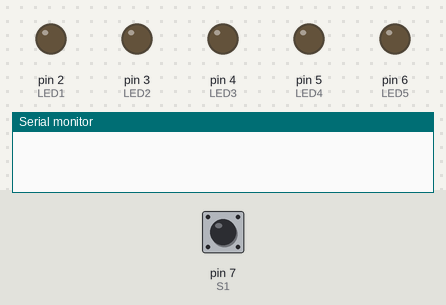
Bench run of a sketch on a simulated Arduino Uno, built with avr-gcc and run on an emulated ATmega328P. Shown: output pins drawn as LEDs (lit = HIGH), the last lines printed to the serial monitor. Dashed ring = blinking. The test bench sets the inputs (shaded band); at power-on: pin 7 (S1) HIGH.

Above: at 0.1 s.
At 1.2 s:
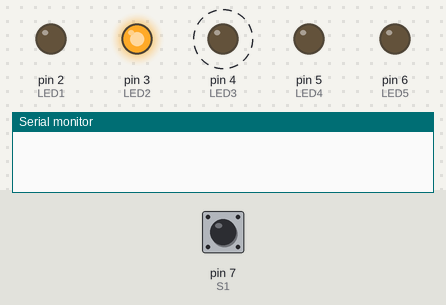
1.3 s: pin 7 (S1) pulsed LOW 2 times (0.12 s each, 0.3 s apart)
At 1.72 s:
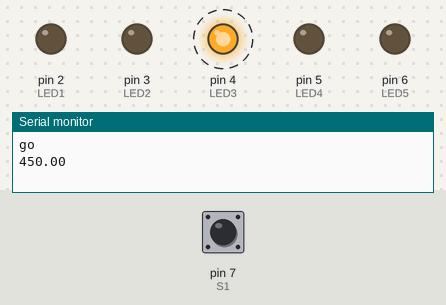
Timing chart, 0 to 10.3 s (numbered marks = the images above; inputs shaded):
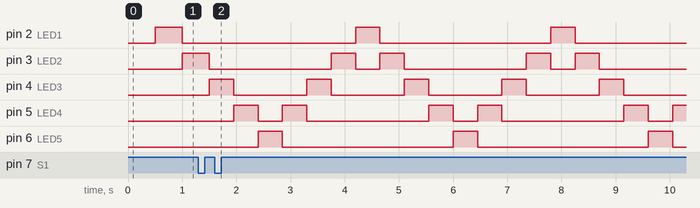

The sketch:

Les_5.ino
```cpp
#define LED1 2
#define LED2 3
#define LED3 4
#define LED4 5
#define LED5 6
#define S1 7

long timer = 0;
float timerdelay = 500;
int x = 1;
int y = 0;


void setup() {
  pinMode(LED1, OUTPUT);
  pinMode(LED2, OUTPUT);
  pinMode(LED3, OUTPUT);
  pinMode(LED4, OUTPUT);
  pinMode(LED5, OUTPUT);
  pinMode(S1, INPUT_PULLUP);
  Serial.begin(115200);
}

void loop() {
  if (millis() >= timer + timerdelay) {


    if (x == 1) {
      digitalWrite(LED1, HIGH);
      digitalWrite(LED2, LOW);
      x++;
    }

    else if (x == 2) {
      digitalWrite(LED2, HIGH);
      digitalWrite(LED1, LOW);
      x++;
    }

    else if (x == 3) {
      digitalWrite(LED3, HIGH);
      digitalWrite(LED2, LOW);
      x++;
    }

    else if (x == 4) {
      digitalWrite(LED4, HIGH);
      digitalWrite(LED3, LOW);
      x++;
    }

    else if (x == 5) {
      digitalWrite(LED5, HIGH);
      digitalWrite(LED4, LOW);
      x++;
    }

    else if (x == 6) {
      digitalWrite(LED4, HIGH);
      digitalWrite(LED5, LOW);
      x++;
    }

    else if (x == 7) {
      digitalWrite(LED3, HIGH);
      digitalWrite(LED4, LOW);
      x++;
    }

    else if (x == 8) {
      digitalWrite(LED2, HIGH);
      digitalWrite(LED3, LOW);
      x = 1;
    }


    timer = millis();
  }

  if (digitalRead(S1) == LOW && y == 0) {
    y = 1;
    if (x == 4 || x == 8) {
      timerdelay *= 0.9;
      Serial.println("go ");
      Serial.print(timerdelay);
    }

    else {
      timerdelay = 500;
    }
  }

  if(digitalRead(S1) == HIGH){
    y = 0;
  }

}
```

Measured:
- by itself, pin 2 (LED1), pin 6 (LED5): alternates HIGH for 0.45 s and LOW for 3.2 s
- by itself, pin 4 (LED3): alternates HIGH for 0.45 s and LOW for 1.4 s
- by itself, pin 5 (LED4): repeats every 3.6 s: LOW 0.45 s, HIGH 0.45 s, LOW 2.3 s, HIGH 0.45 s
